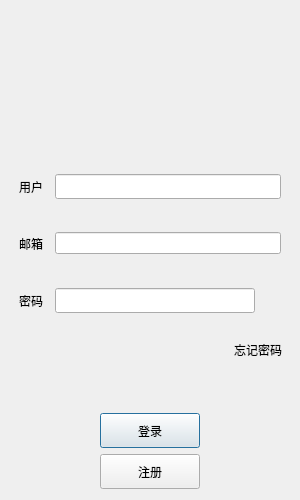
<?xml version="1.0" encoding="UTF-8"?>
<ui version="4.0">
 <class>LoginDialog</class>
 <widget class="QDialog" name="LoginDialog">
  <property name="geometry">
   <rect>
    <x>0</x>
    <y>0</y>
    <width>300</width>
    <height>500</height>
   </rect>
  </property>
  <property name="minimumSize">
   <size>
    <width>25</width>
    <height>25</height>
   </size>
  </property>
  <property name="maximumSize">
   <size>
    <width>300</width>
    <height>500</height>
   </size>
  </property>
  <property name="windowTitle">
   <string>LoginDialog</string>
  </property>
  <layout class="QVBoxLayout" name="verticalLayout_2">
   <item>
    <layout class="QVBoxLayout" name="verticalLayout">
     <item>
      <layout class="QVBoxLayout" name="verticalLayout_3">
       <item>
        <widget class="QLabel" name="err_tip">
         <property name="text">
          <string/>
         </property>
         <property name="alignment">
          <set>Qt::AlignmentFlag::AlignCenter</set>
         </property>
        </widget>
       </item>
      </layout>
     </item>
     <item>
      <widget class="QWidget" name="widget" native="true">
       <property name="tabletTracking">
        <bool>false</bool>
       </property>
       <property name="focusPolicy">
        <enum>Qt::FocusPolicy::NoFocus</enum>
       </property>
       <property name="contextMenuPolicy">
        <enum>Qt::ContextMenuPolicy::NoContextMenu</enum>
       </property>
       <property name="autoFillBackground">
        <bool>false</bool>
       </property>
       <layout class="QHBoxLayout" name="horizontalLayout_7">
        <item>
         <widget class="QLabel" name="tx_label">
          <property name="minimumSize">
           <size>
            <width>50</width>
            <height>50</height>
           </size>
          </property>
          <property name="maximumSize">
           <size>
            <width>50</width>
            <height>50</height>
           </size>
          </property>
          <property name="text">
           <string/>
          </property>
          <property name="pixmap">
           <pixmap>res/tx.jpg</pixmap>
          </property>
          <property name="scaledContents">
           <bool>true</bool>
          </property>
          <property name="alignment">
           <set>Qt::AlignmentFlag::AlignCenter</set>
          </property>
         </widget>
        </item>
       </layout>
      </widget>
     </item>
     <item>
      <layout class="QHBoxLayout" name="horizontalLayout">
       <property name="leftMargin">
        <number>8</number>
       </property>
       <property name="topMargin">
        <number>8</number>
       </property>
       <property name="rightMargin">
        <number>8</number>
       </property>
       <property name="bottomMargin">
        <number>8</number>
       </property>
       <item>
        <widget class="QLabel" name="user_label">
         <property name="minimumSize">
          <size>
           <width>30</width>
           <height>35</height>
          </size>
         </property>
         <property name="maximumSize">
          <size>
           <width>30</width>
           <height>35</height>
          </size>
         </property>
         <property name="text">
          <string>用户</string>
         </property>
        </widget>
       </item>
       <item>
        <widget class="QLineEdit" name="user_edit">
         <property name="minimumSize">
          <size>
           <width>0</width>
           <height>25</height>
          </size>
         </property>
         <property name="maximumSize">
          <size>
           <width>16777215</width>
           <height>24</height>
          </size>
         </property>
        </widget>
       </item>
      </layout>
     </item>
     <item>
      <layout class="QHBoxLayout" name="horizontalLayout_5">
       <property name="leftMargin">
        <number>8</number>
       </property>
       <property name="topMargin">
        <number>8</number>
       </property>
       <property name="rightMargin">
        <number>8</number>
       </property>
       <property name="bottomMargin">
        <number>8</number>
       </property>
       <item>
        <widget class="QLabel" name="email_label">
         <property name="minimumSize">
          <size>
           <width>30</width>
           <height>35</height>
          </size>
         </property>
         <property name="maximumSize">
          <size>
           <width>30</width>
           <height>35</height>
          </size>
         </property>
         <property name="text">
          <string>邮箱</string>
         </property>
        </widget>
       </item>
       <item>
        <widget class="QLineEdit" name="email_edit"/>
       </item>
      </layout>
     </item>
     <item>
      <layout class="QHBoxLayout" name="horizontalLayout_2">
       <property name="leftMargin">
        <number>8</number>
       </property>
       <property name="topMargin">
        <number>8</number>
       </property>
       <property name="rightMargin">
        <number>8</number>
       </property>
       <property name="bottomMargin">
        <number>8</number>
       </property>
       <item>
        <widget class="QLabel" name="passlabel">
         <property name="minimumSize">
          <size>
           <width>30</width>
           <height>35</height>
          </size>
         </property>
         <property name="maximumSize">
          <size>
           <width>30</width>
           <height>35</height>
          </size>
         </property>
         <property name="text">
          <string>密码</string>
         </property>
        </widget>
       </item>
       <item>
        <widget class="QLineEdit" name="pass_edit">
         <property name="minimumSize">
          <size>
           <width>0</width>
           <height>25</height>
          </size>
         </property>
         <property name="maximumSize">
          <size>
           <width>16777215</width>
           <height>25</height>
          </size>
         </property>
        </widget>
       </item>
       <item>
        <widget class="ClickedLabel" name="pass_visible">
         <property name="minimumSize">
          <size>
           <width>20</width>
           <height>20</height>
          </size>
         </property>
         <property name="maximumSize">
          <size>
           <width>20</width>
           <height>20</height>
          </size>
         </property>
         <property name="text">
          <string/>
         </property>
         <property name="pixmap">
          <pixmap>res/unvisible.png</pixmap>
         </property>
         <property name="scaledContents">
          <bool>true</bool>
         </property>
         <property name="alignment">
          <set>Qt::AlignmentFlag::AlignCenter</set>
         </property>
        </widget>
       </item>
      </layout>
     </item>
     <item>
      <layout class="QHBoxLayout" name="horizontalLayout_3">
       <item>
        <spacer name="horizontalSpacer">
         <property name="orientation">
          <enum>Qt::Orientation::Horizontal</enum>
         </property>
         <property name="sizeHint" stdset="0">
          <size>
           <width>40</width>
           <height>20</height>
          </size>
         </property>
        </spacer>
       </item>
       <item>
        <widget class="ClickedLabel" name="forget_label">
         <property name="minimumSize">
          <size>
           <width>55</width>
           <height>35</height>
          </size>
         </property>
         <property name="maximumSize">
          <size>
           <width>55</width>
           <height>35</height>
          </size>
         </property>
         <property name="text">
          <string>忘记密码</string>
         </property>
        </widget>
       </item>
      </layout>
     </item>
     <item>
      <spacer name="verticalSpacer">
       <property name="orientation">
        <enum>Qt::Orientation::Vertical</enum>
       </property>
       <property name="sizeType">
        <enum>QSizePolicy::Policy::Fixed</enum>
       </property>
       <property name="sizeHint" stdset="0">
        <size>
         <width>20</width>
         <height>40</height>
        </size>
       </property>
      </spacer>
     </item>
     <item>
      <layout class="QHBoxLayout" name="horizontalLayout_4">
       <item>
        <spacer name="horizontalSpacer_2">
         <property name="orientation">
          <enum>Qt::Orientation::Horizontal</enum>
         </property>
         <property name="sizeHint" stdset="0">
          <size>
           <width>40</width>
           <height>20</height>
          </size>
         </property>
        </spacer>
       </item>
       <item>
        <widget class="QPushButton" name="login_btn">
         <property name="minimumSize">
          <size>
           <width>100</width>
           <height>35</height>
          </size>
         </property>
         <property name="maximumSize">
          <size>
           <width>100</width>
           <height>35</height>
          </size>
         </property>
         <property name="text">
          <string>登录</string>
         </property>
        </widget>
       </item>
       <item>
        <spacer name="horizontalSpacer_3">
         <property name="orientation">
          <enum>Qt::Orientation::Horizontal</enum>
         </property>
         <property name="sizeHint" stdset="0">
          <size>
           <width>40</width>
           <height>20</height>
          </size>
         </property>
        </spacer>
       </item>
      </layout>
     </item>
     <item>
      <layout class="QHBoxLayout" name="horizontalLayout_6">
       <item>
        <spacer name="horizontalSpacer_4">
         <property name="orientation">
          <enum>Qt::Orientation::Horizontal</enum>
         </property>
         <property name="sizeHint" stdset="0">
          <size>
           <width>40</width>
           <height>20</height>
          </size>
         </property>
        </spacer>
       </item>
       <item>
        <widget class="QPushButton" name="register_btn">
         <property name="minimumSize">
          <size>
           <width>100</width>
           <height>35</height>
          </size>
         </property>
         <property name="maximumSize">
          <size>
           <width>100</width>
           <height>35</height>
          </size>
         </property>
         <property name="text">
          <string>注册</string>
         </property>
        </widget>
       </item>
       <item>
        <spacer name="horizontalSpacer_5">
         <property name="orientation">
          <enum>Qt::Orientation::Horizontal</enum>
         </property>
         <property name="sizeHint" stdset="0">
          <size>
           <width>40</width>
           <height>20</height>
          </size>
         </property>
        </spacer>
       </item>
      </layout>
     </item>
    </layout>
   </item>
  </layout>
 </widget>
 <customwidgets>
  <customwidget>
   <class>ClickedLabel</class>
   <extends>QLabel</extends>
   <header>clickedlabel.h</header>
  </customwidget>
 </customwidgets>
 <resources/>
 <connections/>
</ui>
